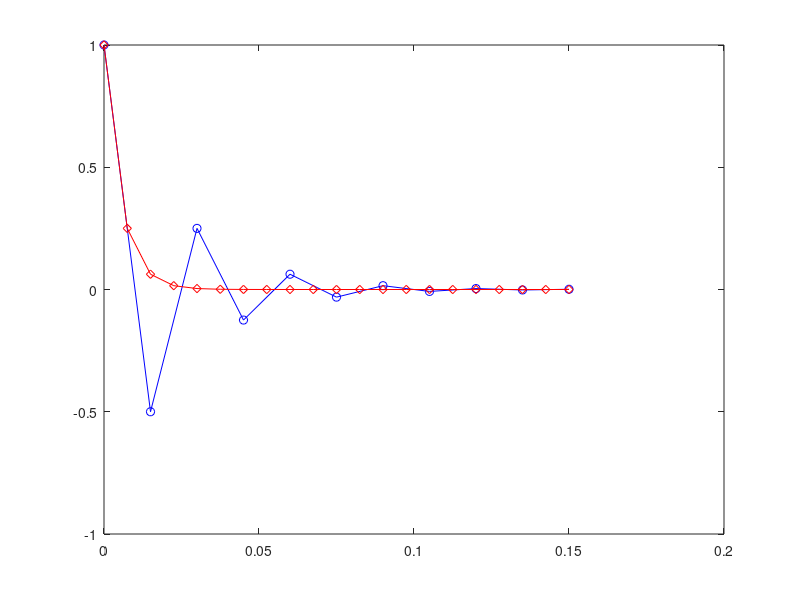

Write the MATLAB code that produced this figure. (Note: this script raises an error after producing the figure.)
%% STIFF_1ODE_a.m
% Simple Stiff ODE problem: y'=-100y with y(0)=1;
% Analytic solution of the problem is y(t)=exp(-100t).
% EULER-Forward Method:
close all; clearvars
y0=1;               % Initial Condition
dt1=1.5e-2;      % Time step: 1st try
dt2=0.75e-2;    % Time step: 2nd try
tstart=0;           % Start of simulation 
tend=0.15;       % End of simulation time

t1=tstart:dt1:tend;    % Time space for 1st try
t2=tstart:dt2:tend;    % Time space for 2nd try

steps1=length(t1);     % 1st Iteration cycle 
f=@(y)(-100*y); 
y=[y0, zeros(1,steps1-1)];
h=dt1;
for ii=1:steps1-1
    y(ii+1)=y(ii)+f(y(ii))*h;
end
figure, plot(t1, y, 'bo-'); hold on
steps2=length(t2);     % 2nd Iteration cycle 
y=[y(1), zeros(1,steps2-1)];
h=dt2;
for ii=1:steps2-1
    y(ii+1)=y(ii)+f(y(ii))*h;
end
plot(t2, y, 'rd-')
Y=dsolve('Dy=-100*y', 'y(0)=1', 't');
YY=vectorize(Y);
t=t1; 
YY=eval(YY);
plot( t1, YY, 'k-', 'linewidth',1.5)
legend('EULER-forward: h=1.5e-2', 'EULER-forward: h=0.75e-2',...
'dsolve (solution)')
title('\it Solutions of Stiff Problem: $$ \frac{dy}{dt}=-100*y, y_0=1 $$', 'interpreter', 'latex')
xlabel('t'), ylabel 'y(t)'
xlim([0, .15])
%% RUNGE-KUTTA Method of 4th Order via SCRIPT
u(1)=1;      % IC: u(0)=1 starting at the index of 1
u=[u(1), zeros(1,steps2-1)];
for ii=1:steps2-1
k1=f(u(ii));
k2=f(u(ii)+h*k1(:,1)/2);
k3=f(u(ii)+h*k2(:,1)/2);
k4=f(u(ii)+h*k3(:,1));
u(ii+1)=u(ii)+h*(k1+2*k2+2*k3+k4)/6;
end
plot(t2, u, 'mp--', 'linewidth',1.0)
legend('EULER-forward: h=0.015', 'EULER-forward: h=0.0075',...
'dsolve (solution)', 'Runge-Kutta: h=0.0075'), grid on
hold off
